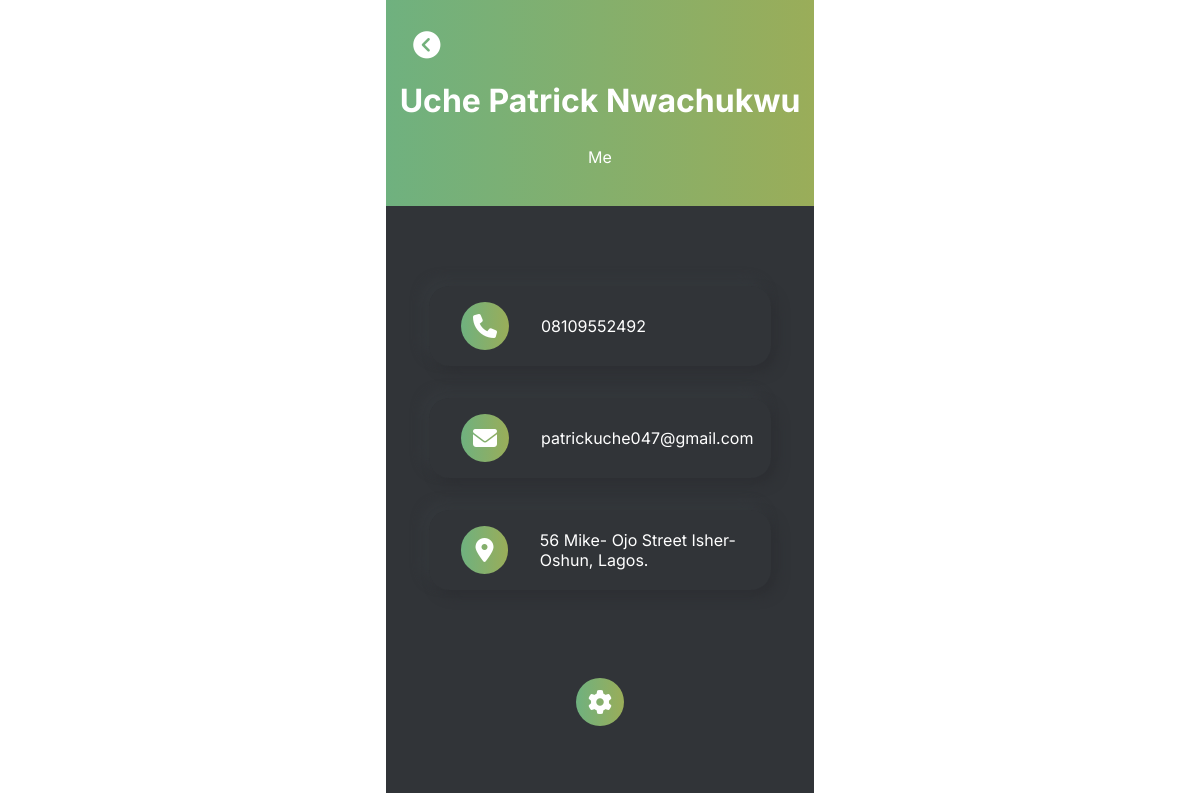
The page /profile/7/ on the database its author committed.
### contact/models.py (models this page shows, shortened)
class Contact(models.Model):
    name = models.CharField(max_length=50)
    relationship = models.CharField(max_length=50)
    phoneNumber = models.CharField(max_length=25)
    address = models.TextField(max_length=80)
    email = models.EmailField(max_length=60)

### contact/views.py (the view)
# urls.py: path('profile/<int:id>/', profile_view, name='profile'),
def profile_view(request, id):
	contact = Contact.objects.get(id=id)
	context = {
		'uche': contact
	}
	return render(request, 'contact-profile.html', context)

### templates/contact-profile.html (shortened to what this page needs)
{% load static %}
<!DOCTYPE html>
<html>
<head>
	<link rel="stylesheet" type="text/css" href="{% static 'css/all.min.css'%}">
	<link rel="stylesheet" type="text/css" href="{% static 'css/fontawesome.min.css'%}">
    <link rel="stylesheet" type="text/css" href="{% static 'style-profile.css' %}">
</head>
<body>
	<div class="container">
		<header class="hero">
			<a href="{% url 'index' %}">
				<i  class="fas fa-chevron-circle-left back-btn" ></i>
			</a>
			<div class="hero-info">
				<h1 class="name">{{uche.name}}</h1>
				<p  class="relationship">{{uche.relationship}}</p>
			</div>
		</header>
		<section class="contact-info">
			<div class="info-line">
				<i class="fas fa-phone icon-gradient"></i>
				<p class="phone-number">{{uche.phoneNumber}}</p>
			</div>
			<div class="info-line">
				<i class="fas fa-envelope icon-gradient"></i>
				<p class="email">{{uche.email}}</p>
			</div>
			<div class="info-line">
				<i id="location" class="fas fa-map-marker-alt icon-gradient"></i>
				<p class="address">{{uche.address}}</p>
			</div>
		</section>
		<a href="{% url 'edit' uche.id %}">
			<section class="edit-contact">
				<div class="edit-button">
					<i class="fas fa-cog icon-gradient"></i>
				</div>
			</section>
		</a>
	</div>
</body>
</html>

### static/style-profile.css (style rules this page uses)
*, *::before, *::after { box-sizing: border-box; }
body { font-family: 'Inter', sans-serif; margin: 0; }
.container { max-width: 428px; margin: 0 auto; background-color: #313438; min-height: 100vh; }
.hero { color: #fff; background: linear-gradient(90deg, rgba(111,177,127,1) 0%, rgba(154,173,89,1) 100%); padding: 2em 0; }
.back-btn { color: #fff; font-size: 1.7em; padding-left: 1em; }
.contact-info { padding: 3em 1.5em; }
.hero-info { display: flex; flex-flow: column; align-items: center; }
.relationship { width: 5em; text-align: center; padding: .4em .5em; border-radius: 100px; border-top-left-radius: 0; margin: 0; }
.info-line { display: flex; color: #fff; width: 90%; margin: 0 auto; align-items: center; padding: 1em 2em; margin-top: 2em; border-radius: 20px; box-shadow: 6px 6px 12px #2d2f33, -6px -6px 12px #35393d; }
p { margin: 0; padding-left: 2em; }
.icon-gradient { background: linear-gradient(90deg, rgba(111,177,127,1) 0%, rgba(154,173,89,1) 100%); border-radius: 100px; font-size: 1.5em; padding: .5em; }
#location { padding: .5em .6em; }
.edit-contact { background-color: #313438; padding: 2.5em 3.5em; text-align: center; color: #fff; }

### rows shown on the page
Contact: name "Uche Patrick Nwachukwu", relationship "Me", phoneNumber "08109552492", email "patrickuche047@gmail.com", address "56 Mike- Ojo Street Isher-Oshun, Lagos."
